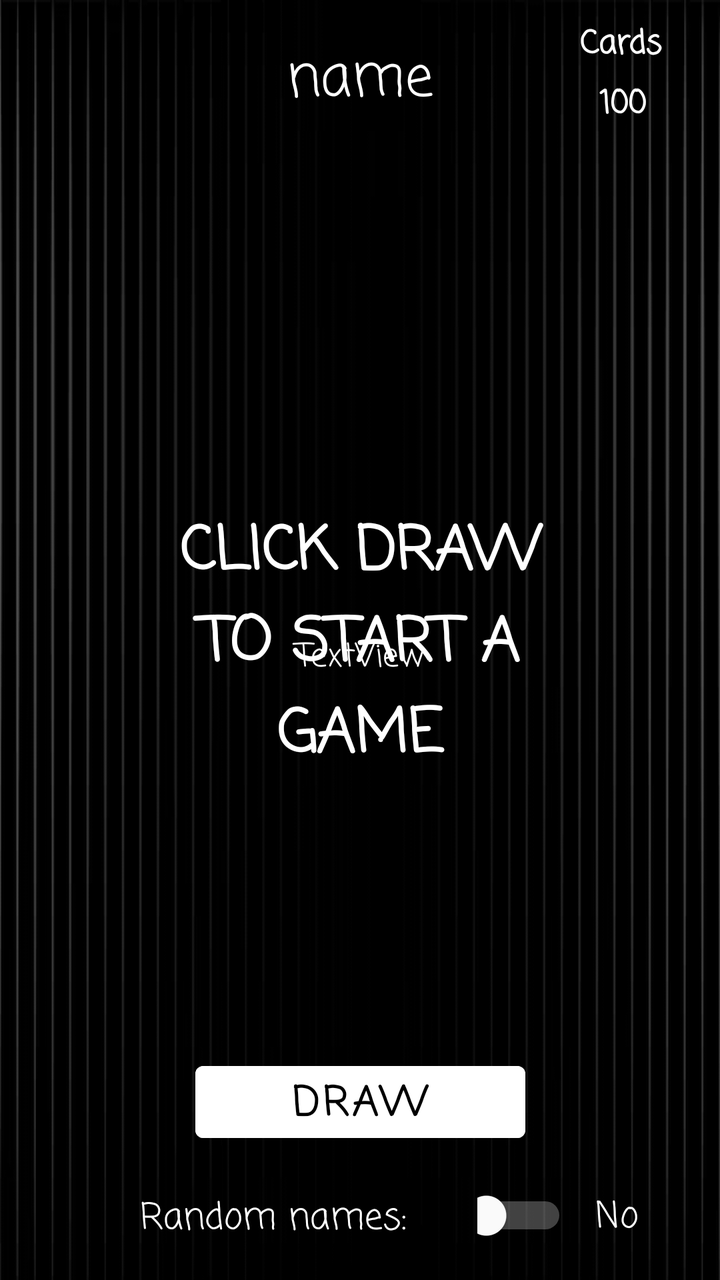
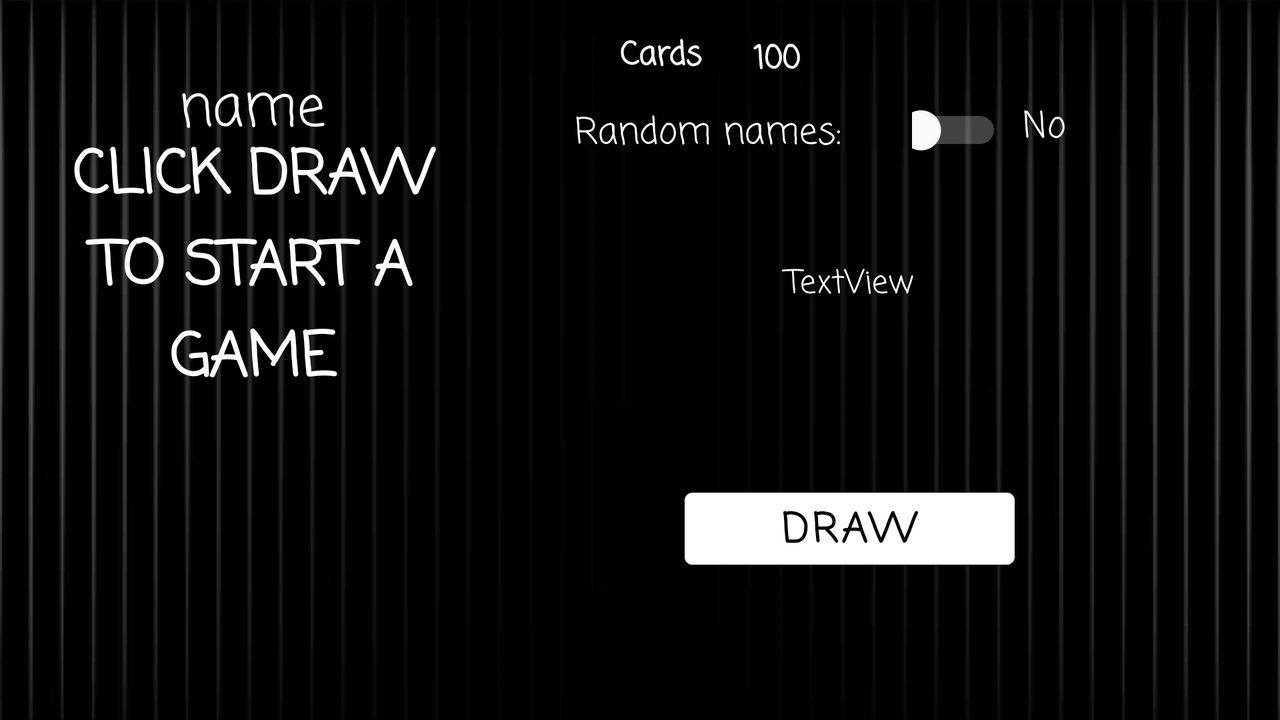

An Android layout and its configuration variant, each rendered on a device that would load it. The default file and the variant file are quoted in full after the pictures.
<!-- AndroidManifest.xml: application theme Theme.DrinkOrChallenge -->
<!-- res/layout/activity_displaycard.xml -->
<?xml version="1.0" encoding="utf-8"?>
<androidx.constraintlayout.widget.ConstraintLayout xmlns:android="http://schemas.android.com/apk/res/android"
    xmlns:app="http://schemas.android.com/apk/res-auto"
    xmlns:tools="http://schemas.android.com/tools"
    android:layout_width="match_parent"
    android:layout_height="match_parent"
    android:background="@drawable/backgroundingame">

    <ImageView
        android:id="@+id/imageCard"
        android:layout_width="167dp"
        android:layout_height="198dp"
        app:layout_constraintBottom_toBottomOf="parent"
        app:layout_constraintEnd_toEndOf="parent"
        app:layout_constraintStart_toStartOf="parent"
        app:layout_constraintTop_toTopOf="parent"
        app:layout_constraintVertical_bias="0.19999999"
        tools:srcCompat="@tools:sample/avatars" />

    <Button
        android:id="@+id/buttonRerollCard"
        android:layout_width="165dp"
        android:layout_height="48dp"
        android:backgroundTint="@color/white"
        android:fontFamily="casual"
        android:text="Draw"
        android:textColor="@color/black"
        android:textSize="20sp"
        android:textStyle="bold"
        app:layout_constraintBottom_toBottomOf="parent"
        app:layout_constraintEnd_toEndOf="parent"
        app:layout_constraintStart_toStartOf="parent"
        app:layout_constraintTop_toTopOf="parent"
        app:layout_constraintVertical_bias="0.89" />

    <TextView
        android:id="@+id/nameTextView"
        android:layout_width="227dp"
        android:layout_height="51dp"
        android:fontFamily="casual"
        android:text="name"
        android:textAlignment="center"
        android:textColor="@color/white"
        android:textSize="28sp"
        app:layout_constraintBottom_toTopOf="@+id/imageCard"
        app:layout_constraintEnd_toEndOf="parent"
        app:layout_constraintStart_toStartOf="parent"
        app:layout_constraintTop_toTopOf="parent" />

    <TextView
        android:id="@+id/challengeTextView"
        android:layout_width="300dp"
        android:layout_height="101dp"
        android:layout_marginTop="30dp"
        android:fontFamily="casual"
        android:text="TextView"
        android:textAlignment="center"
        android:textColor="@color/white"
        android:textSize="16sp"
        app:layout_constraintEnd_toEndOf="parent"
        app:layout_constraintStart_toStartOf="parent"
        app:layout_constraintTop_toBottomOf="@+id/imageCard" />

    <TextView
        android:id="@+id/rndNames"
        android:layout_width="198dp"
        android:layout_height="24dp"
        android:fontFamily="casual"
        android:text="Random names: "
        android:textAlignment="center"
        android:textColor="@color/white"
        android:textSize="18sp"
        app:layout_constraintBottom_toBottomOf="parent"
        app:layout_constraintEnd_toEndOf="parent"
        app:layout_constraintHorizontal_bias="0.25"
        app:layout_constraintStart_toStartOf="parent"
        app:layout_constraintTop_toBottomOf="@+id/buttonRerollCard" />


    <Switch
        android:id="@+id/switchRandomNames"
        android:layout_width="45dp"
        android:layout_height="30dp"
        android:text=""
        android:thumbTint="#FFFFFF"
        android:trackTint="#FFFFFF"
        app:layout_constraintBottom_toBottomOf="parent"
        app:layout_constraintEnd_toEndOf="parent"
        app:layout_constraintHorizontal_bias="0.0"
        app:layout_constraintStart_toEndOf="@+id/rndNames"
        app:layout_constraintTop_toBottomOf="@+id/buttonRerollCard"
        tools:ignore="UseSwitchCompatOrMaterialXml" />

    <TextView
        android:id="@+id/checkRandomNames"
        android:layout_width="42dp"
        android:layout_height="30dp"
        android:fontFamily="casual"
        android:text="No"
        android:textAlignment="center"
        android:textColor="@color/white"
        android:textSize="18sp"
        app:layout_constraintBottom_toBottomOf="parent"
        app:layout_constraintEnd_toEndOf="parent"
        app:layout_constraintHorizontal_bias="0.11"
        app:layout_constraintStart_toEndOf="@+id/switchRandomNames"
        app:layout_constraintTop_toBottomOf="@+id/buttonRerollCard"
        app:layout_constraintVertical_bias="0.57" />

    <TextView
        android:id="@+id/clickToStartAGame"
        android:layout_width="208dp"
        android:layout_height="133dp"
        android:fontFamily="casual"
        android:text="CLICK DRAW TO START A GAME"
        android:textAlignment="center"
        android:textColor="@color/white"
        android:textSize="30sp"
        android:textStyle="bold"
        app:layout_constraintBottom_toBottomOf="parent"
        app:layout_constraintEnd_toEndOf="parent"
        app:layout_constraintStart_toStartOf="parent"
        app:layout_constraintTop_toTopOf="parent" />

    <TextView
        android:id="@+id/displayNumberOfDecks"
        android:layout_width="57dp"
        android:layout_height="18dp"
        android:layout_marginTop="40dp"
        android:layout_marginEnd="20dp"
        android:fontFamily="casual"
        android:text="100"
        android:textAlignment="center"
        android:textColor="@color/white"
        android:textSize="16sp"
        android:textStyle="bold"
        app:layout_constraintEnd_toEndOf="parent"
        app:layout_constraintTop_toTopOf="parent" />

    <TextView
        android:id="@+id/nameCardsOfDecks"
        android:layout_width="59dp"
        android:layout_height="22dp"
        android:layout_marginTop="10dp"
        android:layout_marginEnd="20dp"
        android:fontFamily="casual"
        android:text="Cards"
        android:textAlignment="center"
        android:textColor="@color/white"
        android:textSize="16sp"
        android:textStyle="bold"
        app:layout_constraintEnd_toEndOf="parent"
        app:layout_constraintTop_toTopOf="parent" />

</androidx.constraintlayout.widget.ConstraintLayout>
<!-- resources referenced by this layout -->
<resources>
  <color name="black">#FF000000</color>
  <color name="white">#FFFFFFFF</color>
  <!-- drawable backgroundingame: png bitmap (drawable, 7287 bytes) -->
  <style name="Theme.DrinkOrChallenge" parent="Theme.MaterialComponents.DayNight.DarkActionBar">
          
          <item name="colorPrimary">@color/purple_500</item>
          <item name="colorPrimaryVariant">@color/purple_700</item>
          <item name="colorOnPrimary">@color/white</item>
          
          <item name="colorSecondary">@color/teal_200</item>
          <item name="colorSecondaryVariant">@color/teal_700</item>
          <item name="colorOnSecondary">@color/black</item>
          
          <item name="android:statusBarColor">?attr/colorPrimaryVariant</item>
          
      </style>
  <color name="purple_500">#FF6200EE</color>
  <color name="purple_700">#FF3700B3</color>
  <color name="teal_200">#FF03DAC5</color>
  <color name="teal_700">#FF018786</color>
</resources>
<!-- res/layout-land/activity_displaycard.xml (the repository's variant of the layout above) -->
<!-- drawn on the phone turned sideways -->
<?xml version="1.0" encoding="utf-8"?>
<androidx.constraintlayout.widget.ConstraintLayout xmlns:android="http://schemas.android.com/apk/res/android"
    xmlns:app="http://schemas.android.com/apk/res-auto"
    xmlns:tools="http://schemas.android.com/tools"
    android:layout_width="match_parent"
    android:layout_height="match_parent"
    android:background="@drawable/backgroundingame">

    <ImageView
        android:id="@+id/imageCard"
        android:layout_width="167dp"
        android:layout_height="198dp"
        app:layout_constraintBottom_toBottomOf="parent"
        app:layout_constraintEnd_toEndOf="@+id/nameTextView"
        app:layout_constraintStart_toStartOf="@+id/nameTextView"
        app:layout_constraintTop_toTopOf="parent"
        app:layout_constraintVertical_bias="0.73"
        tools:srcCompat="@tools:sample/avatars" />

    <Button
        android:id="@+id/buttonRerollCard"
        android:layout_width="165dp"
        android:layout_height="48dp"
        android:backgroundTint="@color/white"
        android:fontFamily="casual"
        android:text="Draw"
        android:textColor="@color/black"
        android:textSize="20sp"
        android:textStyle="bold"
        app:layout_constraintBottom_toBottomOf="parent"
        app:layout_constraintEnd_toEndOf="@+id/challengeTextView"
        app:layout_constraintStart_toStartOf="@+id/challengeTextView"
        app:layout_constraintTop_toBottomOf="@+id/challengeTextView"
        app:layout_constraintVertical_bias="0.120000005" />

    <TextView
        android:id="@+id/nameTextView"
        android:layout_width="227dp"
        android:layout_height="51dp"
        android:fontFamily="casual"
        android:text="name"
        android:textAlignment="center"
        android:textColor="@color/white"
        android:textSize="28sp"
        app:layout_constraintBottom_toTopOf="@+id/imageCard"
        app:layout_constraintEnd_toEndOf="parent"
        app:layout_constraintHorizontal_bias="0.031"
        app:layout_constraintStart_toStartOf="parent"
        app:layout_constraintTop_toTopOf="parent" />

    <TextView
        android:id="@+id/challengeTextView"
        android:layout_width="333dp"
        android:layout_height="101dp"
        android:fontFamily="casual"
        android:text="TextView"
        android:textAlignment="center"
        android:textColor="@color/white"
        android:textSize="16sp"
        app:layout_constraintBottom_toBottomOf="parent"
        app:layout_constraintEnd_toEndOf="parent"
        app:layout_constraintStart_toEndOf="@+id/imageCard"
        app:layout_constraintTop_toTopOf="parent" />


    <TextView
        android:id="@+id/rndNames"
        android:layout_width="198dp"
        android:layout_height="24dp"
        android:fontFamily="casual"
        android:text="Random names: "
        android:textAlignment="center"
        android:textColor="@color/white"
        android:textSize="18sp"
        app:layout_constraintBottom_toTopOf="@+id/challengeTextView"
        app:layout_constraintEnd_toEndOf="parent"
        app:layout_constraintHorizontal_bias="0.09"
        app:layout_constraintStart_toEndOf="@+id/nameTextView"
        app:layout_constraintTop_toTopOf="parent" />

    <Switch
        android:id="@+id/switchRandomNames"
        android:layout_width="45dp"
        android:layout_height="30dp"
        android:text=""
        android:thumbTint="#FFFFFF"
        android:trackTint="#FFFFFF"
        app:layout_constraintBottom_toTopOf="@+id/challengeTextView"
        app:layout_constraintStart_toEndOf="@+id/rndNames"
        app:layout_constraintTop_toTopOf="parent"
        tools:ignore="UseSwitchCompatOrMaterialXml" />

    <TextView
        android:id="@+id/checkRandomNames"
        android:layout_width="42dp"
        android:layout_height="30dp"
        android:fontFamily="casual"
        android:text="No"
        android:textAlignment="center"
        android:textColor="@color/white"
        android:textSize="18sp"
        app:layout_constraintBottom_toTopOf="@+id/challengeTextView"
        app:layout_constraintStart_toEndOf="@+id/switchRandomNames"
        app:layout_constraintTop_toTopOf="parent" />

    <TextView
        android:id="@+id/clickToStartAGame"
        android:layout_width="208dp"
        android:layout_height="133dp"
        android:fontFamily="casual"
        android:text="CLICK DRAW TO START A GAME"
        android:textAlignment="center"
        android:textColor="@color/white"
        android:textSize="30sp"
        android:textStyle="bold"
        app:layout_constraintBottom_toBottomOf="parent"
        app:layout_constraintEnd_toEndOf="@+id/nameTextView"
        app:layout_constraintStart_toStartOf="@+id/nameTextView"
        app:layout_constraintTop_toTopOf="parent"
        app:layout_constraintVertical_bias="0.29000002" />

    <TextView
        android:id="@+id/displayNumberOfDecks"
        android:layout_width="57dp"
        android:layout_height="18dp"
        android:fontFamily="casual"
        android:text="100"
        android:textAlignment="center"
        android:textColor="@color/white"
        android:textSize="16sp"
        android:textStyle="bold"
        app:layout_constraintBottom_toBottomOf="@+id/nameCardsOfDecks"
        app:layout_constraintStart_toEndOf="@+id/nameCardsOfDecks"
        app:layout_constraintTop_toTopOf="@+id/nameCardsOfDecks" />

    <TextView
        android:id="@+id/nameCardsOfDecks"
        android:layout_width="59dp"
        android:layout_height="22dp"
        android:fontFamily="casual"
        android:text="Cards"
        android:textAlignment="center"
        android:textColor="@color/white"
        android:textSize="16sp"
        android:textStyle="bold"
        app:layout_constraintBottom_toTopOf="@+id/rndNames"
        app:layout_constraintEnd_toEndOf="parent"
        app:layout_constraintHorizontal_bias="0.18"
        app:layout_constraintStart_toEndOf="@+id/nameTextView"
        app:layout_constraintTop_toTopOf="parent" />

</androidx.constraintlayout.widget.ConstraintLayout>
